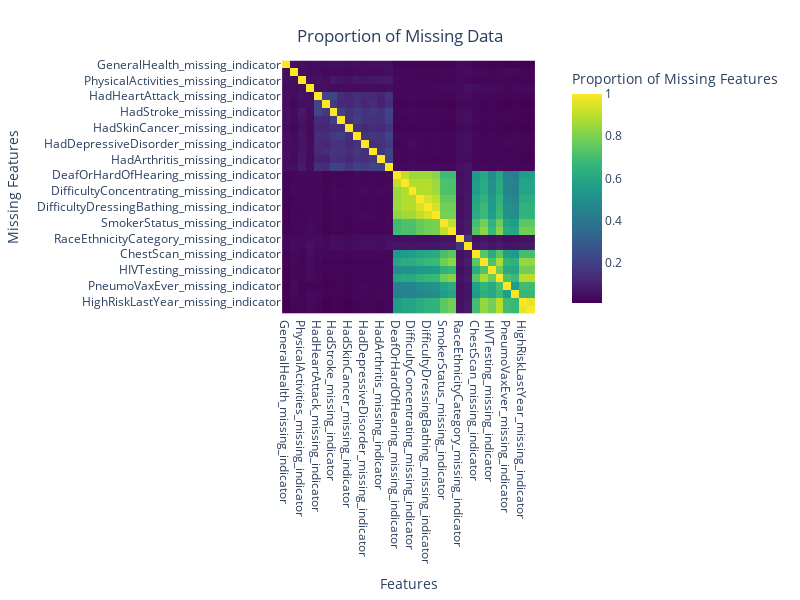

Notebook code for this chart:
### Code cell
# Calculate the correlation of missingness between indicator columns
missing_corr = df[missing_indicator_cols].corr()

# Plot using Plotly for better readability
fig = px.imshow(missing_corr,
                labels=dict(x="Features", y="Missing Features", color="Proportion of Missing Features"),
                x=missing_corr.columns,
                y=missing_corr.index,
                color_continuous_scale="Viridis")

fig.update_layout(title='Proportion of Missing Data',
                  title_x=0.5, title_y=0.95,
                  width=800, height=600)

fig.show()

### Figure 1 — Plotly figure (JSON) as saved in the notebook; plotly's stock layout.template omitted (floating-point values rounded to 4 significant figures; data arrays with more than 128 entries replaced by an {"elided": "..."} marker saying what was removed)
{"data": [{"coloraxis": "coloraxis", "hovertemplate": "Features: %{x}<br>Missing Features: %{y}<br>Proportion of Missing Features: %{z}<extra></extra>", "name": "0", "type": "heatmap", "x": ["GeneralHealth_missing_indicator", "LastCheckupTime_missing_indicator", "PhysicalActivities_missing_indicator", "RemovedTeeth_missing_indicator", "HadHeartAttack_missing_indicator", "HadAngina_missing_indicator", "HadStroke_missing_indicator", "HadAsthma_missing_indicator", "HadSkinCancer_missing_indicator", "HadCOPD_missing_indicator", "HadDepressiveDisorder_missing_indicator", "HadKidneyDisease_missing_indicator", "HadArthritis_missing_indicator", "HadDiabetes_missing_indicator", "DeafOrHardOfHearing_missing_indicator", "BlindOrVisionDifficulty_missing_indicator", "DifficultyConcentrating_missing_indicator", "DifficultyWalking_missing_indicator", "DifficultyDressingBathing_missing_indicator", "DifficultyErrands_missing_indicator", "SmokerStatus_missing_indicator", "ECigaretteUsage_missing_indicator", "RaceEthnicityCategory_missing_indicator", "AgeCategory_missing_indicator", "ChestScan_missing_indicator", "AlcoholDrinkers_missing_indicator", "HIVTesting_missing_indicator", "FluVaxLast12_missing_indicator", "PneumoVaxEver_missing_indicator", "TetanusLast10Tdap_missing_indicator", "HighRiskLastYear_missing_indicator", "CovidPos_missing_indicator"], "xaxis": "x", "y": ["GeneralHealth_missing_indicator", "LastCheckupTime_missing_indicator", "PhysicalActivities_missing_indicator", "RemovedTeeth_missing_indicator", "HadHeartAttack_missing_indicator", "HadAngina_missing_indicator", "HadStroke_missing_indicator", "HadAsthma_missing_indicator", "HadSkinCancer_missing_indicator", "HadCOPD_missing_indicator", "HadDepressiveDisorder_missing_indicator", "HadKidneyDisease_missing_indicator", "HadArthritis_missing_indicator", "HadDiabetes_missing_indicator", "DeafOrHardOfHearing_missing_indicator", "BlindOrVisionDifficulty_missing_indicator", "DifficultyConcentrating_missing_indicator", "DifficultyWalking_missing_indicator", "DifficultyDressingBathing_missing_indicator", "DifficultyErrands_missing_indicator", "SmokerStatus_missing_indicator", "ECigaretteUsage_missing_indicator", "RaceEthnicityCategory_missing_indicator", "AgeCategory_missing_indicator", "ChestScan_missing_indicator", "AlcoholDrinkers_missing_indicator", "HIVTesting_missing_indicator", "FluVaxLast12_missing_indicator", "PneumoVaxEver_missing_indicator", "TetanusLast10Tdap_missing_indicator", "HighRiskLastYear_missing_indicator", "CovidPos_missing_indicator"], "yaxis": "y", "z": {"elided": "32x32 float values"}}], "layout": {"coloraxis": {"colorbar": {"title": {"text": "Proportion of Missing Features"}}, "colorscale": [[0, "#440154"], [0.1111, "#482878"], [0.2222, "#3e4989"], [0.3333, "#31688e"], [0.4444, "#26828e"], [0.5556, "#1f9e89"], [0.6667, "#35b779"], [0.7778, "#6ece58"], [0.8889, "#b5de2b"], [1, "#fde725"]]}, "height": 600, "margin": {"t": 60}, "title": {"text": "Proportion of Missing Data", "x": 0.5, "y": 0.95}, "width": 800, "xaxis": {"anchor": "y", "constrain": "domain", "domain": [0, 1], "scaleanchor": "y", "title": {"text": "Features"}}, "yaxis": {"anchor": "x", "autorange": "reversed", "constrain": "domain", "domain": [0, 1], "title": {"text": "Missing Features"}}}}
